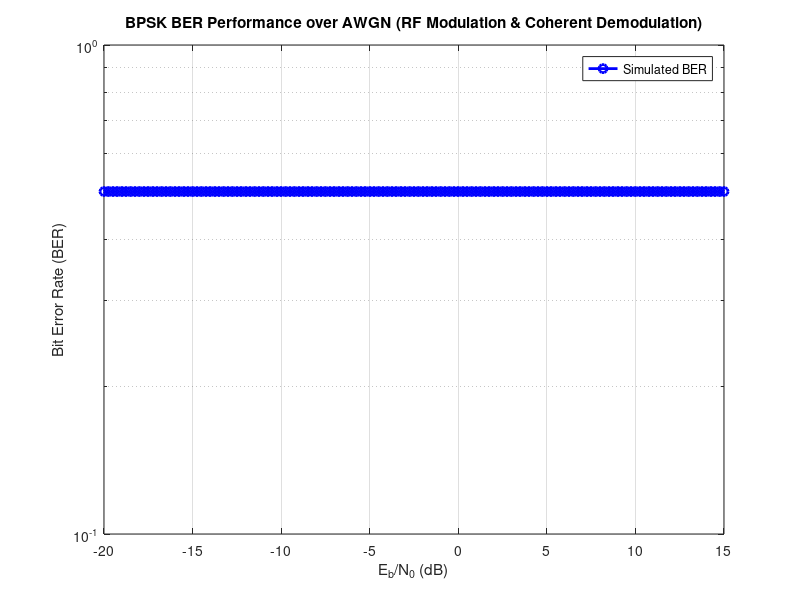

This chart was generated by the following MATLAB code:
clc; clear; close all;

%% Parameters
N = 1e4;        % Number of bits
Rb = 1e3;       % Bit rate (Hz)
B = Rb / 2;     % Signal bandwidth for BPSK
fc = 5e3;       % Carrier frequency (Hz)
fs = 10*fc;     % Sampling frequency (fs >> 2B, practical case)
Ts = 1/fs;      % Sampling period
T_symbol = 1/Rb;% Symbol duration
Ns = fs/Rb;     % Samples per symbol

Eb_N0_dB = -20:0.25:15; % SNR values in dB
BER = zeros(1, length(Eb_N0_dB)); % BER storage
CNT = zeros(1, length(Eb_N0_dB)); % Error count storage

%% Generate Random Bits
bits = randi([0 1], 1, N);  % Random 0s and 1s

%% BPSK Baseband Modulation
baseband_signal = repelem(2*bits - 1, Ns);  % BPSK: 0 -> -1, 1 -> +1

%% Carrier Modulation (RF)
t = (0:length(baseband_signal)-1) * Ts; % Time vector
carrier = cos(2*pi*fc*t);   % RF carrier
tx_signal = baseband_signal .* carrier;  % Modulated RF signal

%% AWGN Channel (Noise added to RF Signal)
for snr_idx = 1:length(Eb_N0_dB)
    Eb_N0 = 10^(Eb_N0_dB(snr_idx)/10);  % Convert dB to linear scale
    noise_power = (1/(2*Eb_N0)); % Noise power
    noise = sqrt(noise_power) * randn(size(tx_signal)); % AWGN

    rx_signal = tx_signal + noise;  % Received signal with noise

    %% Coherent Demodulation (Multiplication with Local Carrier)
    rx_mixed = rx_signal .* (2 * cos(2*pi*fc*t)); % Multiply by 2cos(wt)

    %% Low-Pass Filtering (Matched Filter)
    h = ones(1, Ns/2);  % Simple rectangular filter
    rx_filtered = cconv(rx_mixed, h, length(h)+length(rx_mixed)-1) / Ns;
    rx_filtered = rx_filtered(length(h)/2:end-length(h)/2);

    %% Symbol Sampling & Decision
    sampled_symbols = rx_filtered(Ns/2:Ns:end); % Sample at symbol centers
    demod_bits = sampled_symbols > 0; % Decision rule: Positive -> 1, Negative -> 0

    %% BER Calculation
    CNT(snr_idx) = sum(bits ~= demod_bits);
    BER(snr_idx) = CNT(snr_idx)  / N;
end

%% Plot BER vs Eb/N0
figure;
semilogy(Eb_N0_dB, BER, 'bo-', 'LineWidth', 2);
grid on;
xlabel('E_b/N_0 (dB)');
ylabel('Bit Error Rate (BER)');
title('BPSK BER Performance over AWGN (RF Modulation & Coherent Demodulation)');
legend('Simulated BER');
